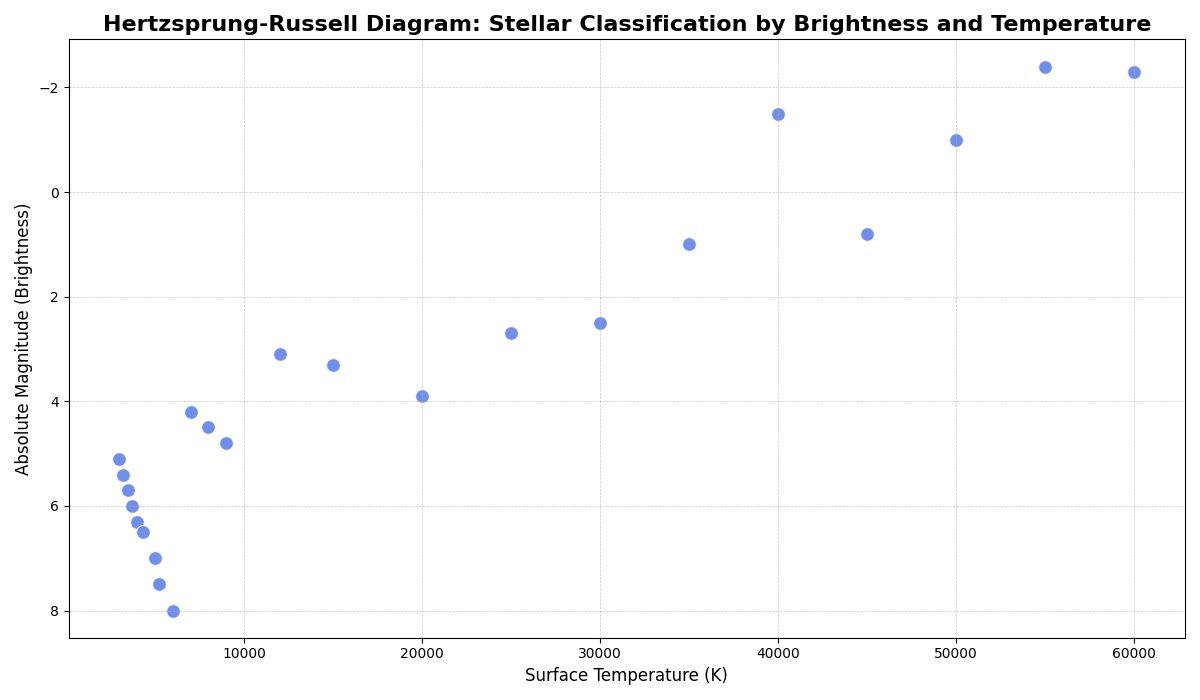

The script that drew this image:
import numpy as np
import matplotlib.pyplot as plt

# Data Preparation:
brightness = np.array([5.1, 5.4, 5.7, 6.0, 6.3, 6.5, 7.0, 7.5, 8.0, 4.2, 4.5, 4.8, 3.1, 3.3,
                       3.9, 2.7, 2.5, 1.0, -1.5, 0.8, -1.0, -2.4, -2.3])
temperature = np.array([3000, 3200, 3500, 3700, 4000, 4300, 5000, 5200, 6000, 7000, 8000,
                        9000, 12000, 15000, 20000, 25000, 30000, 35000, 40000, 45000, 
                        50000, 55000, 60000])

# Plotting the scatter chart
fig, ax = plt.subplots(figsize=(12, 7))

# Scatter plot with a single color
ax.scatter(temperature, brightness, color='royalblue', alpha=0.75, edgecolors='w', s=100)

# Adding titles and labels
ax.set_title('Hertzsprung-Russell Diagram: Stellar Classification by Brightness and Temperature', fontsize=16, fontweight='bold', wrap=True)
ax.set_xlabel('Surface Temperature (K)', fontsize=12)
ax.set_ylabel('Absolute Magnitude (Brightness)', fontsize=12)
ax.invert_yaxis()  # inverting y-axis for brightness

# Adding grid lines
ax.grid(True, linestyle='--', linewidth=0.5, alpha=0.7)

# Ensuring no overlapping of text or elements
plt.tight_layout()

# Display the plot
plt.show()
